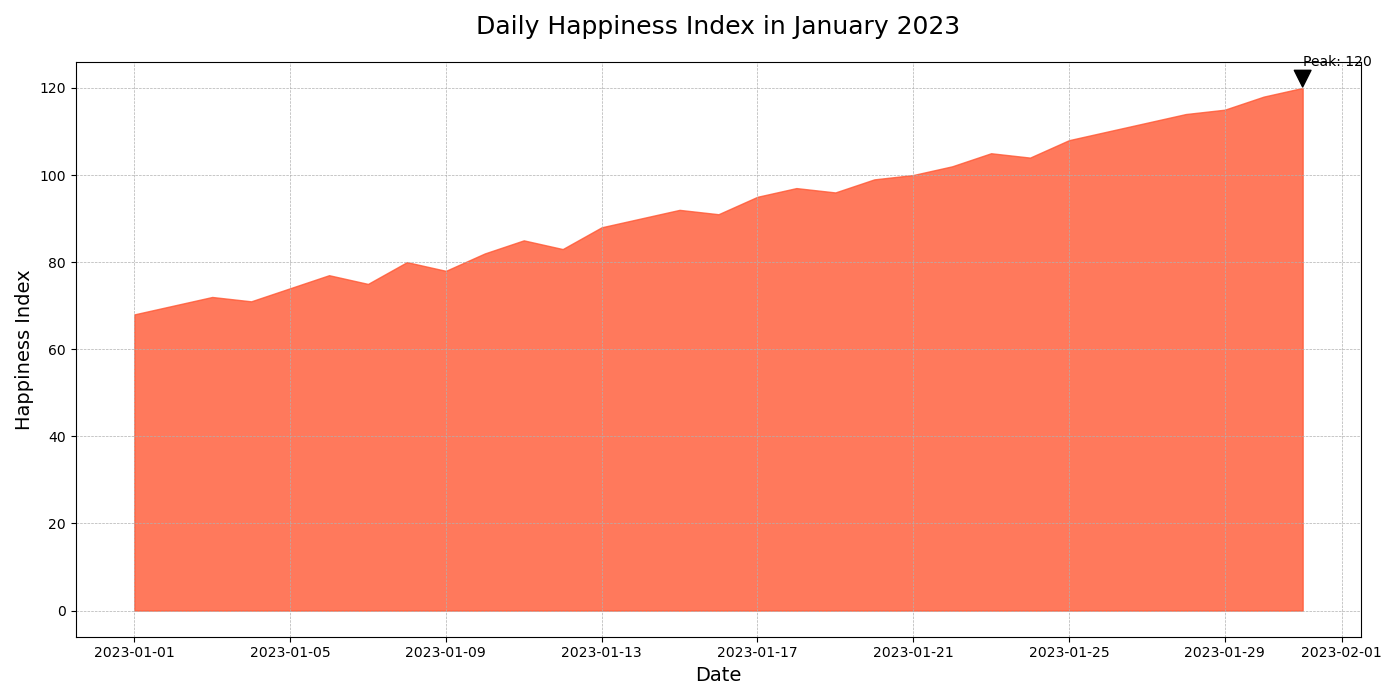

Here is the Python script that generated this plot:

import matplotlib.pyplot as plt
import pandas as pd

data = {
    "Date": pd.date_range(start="2023-01-01", end="2023-01-31"),
    "Happiness Index": [68, 70, 72, 71, 74, 77, 75, 80, 78, 82, 85, 83, 88, 90, 92, 91, 95, 97, 96, 99, 100, 102, 105, 104, 108, 110, 112, 114, 115, 118, 120]
}

df = pd.DataFrame(data)

plt.figure(figsize=(14, 7))
plt.fill_between(df["Date"], df["Happiness Index"], color="#FF5733", alpha=0.8)

plt.title("Daily Happiness Index in January 2023", fontsize=18, pad=20)
plt.xlabel("Date", fontsize=14)
plt.ylabel("Happiness Index", fontsize=14)

max_value = df["Happiness Index"].max()
max_date = df.loc[df["Happiness Index"].idxmax(), "Date"]
plt.annotate(f"Peak: {max_value}", xy=(max_date, max_value), xytext=(max_date, max_value+5),
             arrowprops=dict(facecolor='black', shrink=0.05))

plt.grid(True, which='both', linestyle='--', linewidth=0.5)
plt.tight_layout()

plt.show()
